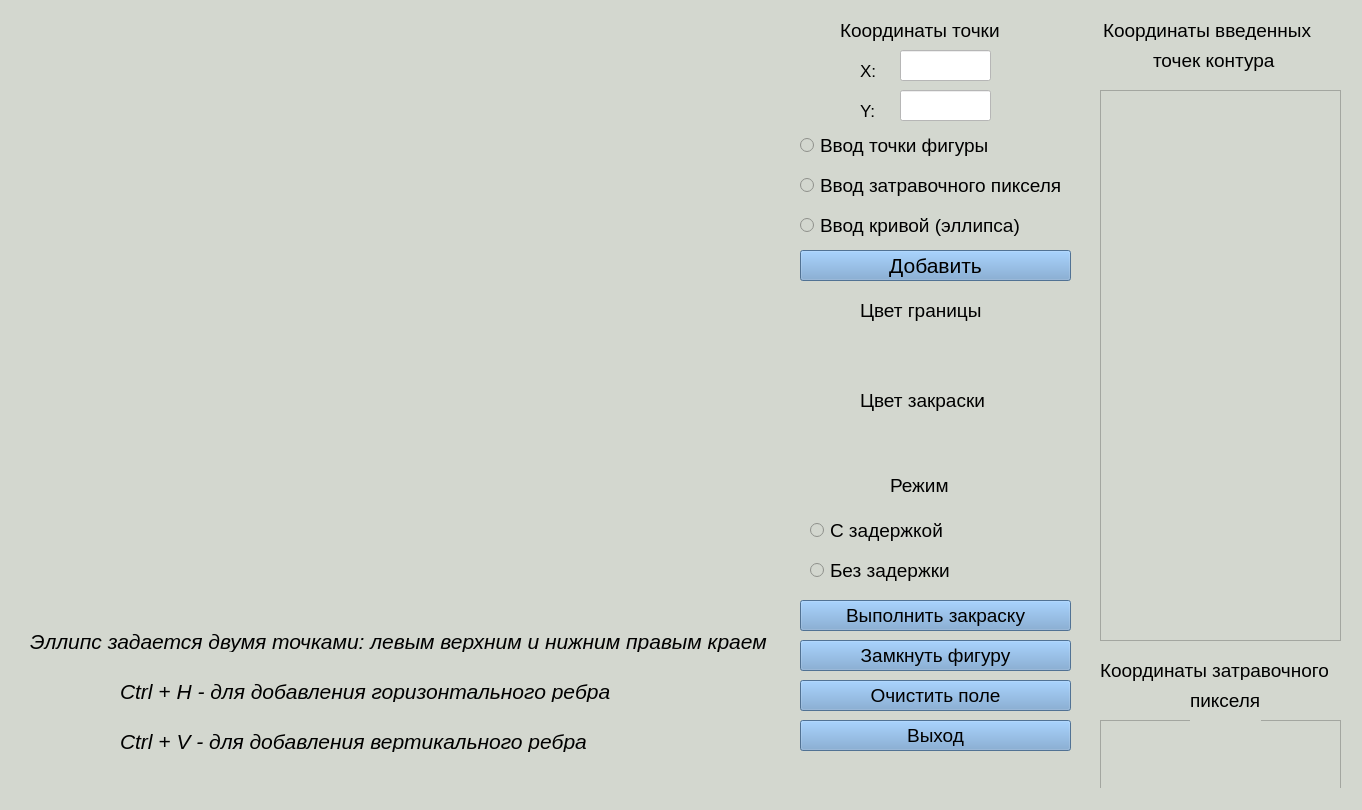
<?xml version="1.0" encoding="UTF-8"?>
<ui version="4.0">
 <class>MainWindow</class>
 <widget class="QMainWindow" name="MainWindow">
  <property name="geometry">
   <rect>
    <x>0</x>
    <y>0</y>
    <width>1362</width>
    <height>810</height>
   </rect>
  </property>
  <property name="font">
   <font>
    <family>Suruma</family>
    <weight>50</weight>
    <bold>false</bold>
   </font>
  </property>
  <property name="windowTitle">
   <string>MainWindow</string>
  </property>
  <property name="styleSheet">
   <string notr="true">background-color: rgb(211, 215, 207);</string>
  </property>
  <widget class="QWidget" name="centralwidget">
   <widget class="QLabel" name="label">
    <property name="geometry">
     <rect>
      <x>890</x>
      <y>470</y>
      <width>91</width>
      <height>31</height>
     </rect>
    </property>
    <property name="font">
     <font>
      <family>Ubuntu</family>
      <pointsize>14</pointsize>
     </font>
    </property>
    <property name="styleSheet">
     <string notr="true">color: rgb(0, 0, 0);</string>
    </property>
    <property name="text">
     <string>Режим</string>
    </property>
   </widget>
   <widget class="QRadioButton" name="with_delay">
    <property name="geometry">
     <rect>
      <x>810</x>
      <y>520</y>
      <width>181</width>
      <height>21</height>
     </rect>
    </property>
    <property name="font">
     <font>
      <family>Ubuntu</family>
      <pointsize>14</pointsize>
     </font>
    </property>
    <property name="styleSheet">
     <string notr="true">color: rgb(0, 0, 0);</string>
    </property>
    <property name="text">
     <string>С задержкой</string>
    </property>
   </widget>
   <widget class="QRadioButton" name="no_delay">
    <property name="geometry">
     <rect>
      <x>810</x>
      <y>560</y>
      <width>181</width>
      <height>21</height>
     </rect>
    </property>
    <property name="font">
     <font>
      <family>Ubuntu</family>
      <pointsize>14</pointsize>
     </font>
    </property>
    <property name="styleSheet">
     <string notr="true">color: rgb(0, 0, 0);</string>
    </property>
    <property name="text">
     <string>Без задержки</string>
    </property>
   </widget>
   <widget class="QLabel" name="label_2">
    <property name="geometry">
     <rect>
      <x>840</x>
      <y>10</y>
      <width>191</width>
      <height>41</height>
     </rect>
    </property>
    <property name="font">
     <font>
      <pointsize>14</pointsize>
     </font>
    </property>
    <property name="styleSheet">
     <string notr="true">color: rgb(0, 0, 0);</string>
    </property>
    <property name="text">
     <string>Координаты точки</string>
    </property>
   </widget>
   <widget class="QLineEdit" name="x">
    <property name="geometry">
     <rect>
      <x>900</x>
      <y>50</y>
      <width>91</width>
      <height>31</height>
     </rect>
    </property>
    <property name="font">
     <font>
      <pointsize>16</pointsize>
     </font>
    </property>
    <property name="styleSheet">
     <string notr="true">color: rgb(0, 0, 0);
background-color: rgb(255, 255, 255);</string>
    </property>
   </widget>
   <widget class="QLineEdit" name="y">
    <property name="geometry">
     <rect>
      <x>900</x>
      <y>90</y>
      <width>91</width>
      <height>31</height>
     </rect>
    </property>
    <property name="font">
     <font>
      <pointsize>16</pointsize>
     </font>
    </property>
    <property name="styleSheet">
     <string notr="true">background-color: rgb(255, 255, 255);
color: rgb(0, 0, 0);</string>
    </property>
   </widget>
   <widget class="QLabel" name="label_3">
    <property name="geometry">
     <rect>
      <x>860</x>
      <y>50</y>
      <width>31</width>
      <height>41</height>
     </rect>
    </property>
    <property name="font">
     <font>
      <pointsize>13</pointsize>
     </font>
    </property>
    <property name="styleSheet">
     <string notr="true">color: rgb(0, 0, 0);</string>
    </property>
    <property name="text">
     <string>X:</string>
    </property>
   </widget>
   <widget class="QLabel" name="label_4">
    <property name="geometry">
     <rect>
      <x>860</x>
      <y>90</y>
      <width>21</width>
      <height>41</height>
     </rect>
    </property>
    <property name="font">
     <font>
      <pointsize>13</pointsize>
     </font>
    </property>
    <property name="styleSheet">
     <string notr="true">color: rgb(0, 0, 0);</string>
    </property>
    <property name="text">
     <string>Y:</string>
    </property>
   </widget>
   <widget class="QPushButton" name="add">
    <property name="geometry">
     <rect>
      <x>800</x>
      <y>250</y>
      <width>271</width>
      <height>31</height>
     </rect>
    </property>
    <property name="font">
     <font>
      <pointsize>16</pointsize>
     </font>
    </property>
    <property name="styleSheet">
     <string notr="true">color: rgb(0, 0, 0);
background-color: rgb(114, 159, 207);</string>
    </property>
    <property name="text">
     <string>Добавить</string>
    </property>
   </widget>
   <widget class="QLabel" name="label_5">
    <property name="geometry">
     <rect>
      <x>860</x>
      <y>290</y>
      <width>161</width>
      <height>41</height>
     </rect>
    </property>
    <property name="font">
     <font>
      <pointsize>14</pointsize>
     </font>
    </property>
    <property name="styleSheet">
     <string notr="true">color: rgb(0, 0, 0);</string>
    </property>
    <property name="text">
     <string>Цвет границы</string>
    </property>
   </widget>
   <widget class="QPushButton" name="fill">
    <property name="geometry">
     <rect>
      <x>800</x>
      <y>600</y>
      <width>271</width>
      <height>31</height>
     </rect>
    </property>
    <property name="font">
     <font>
      <pointsize>14</pointsize>
     </font>
    </property>
    <property name="styleSheet">
     <string notr="true">color: rgb(0, 0, 0);
background-color: rgb(114, 159, 207);</string>
    </property>
    <property name="text">
     <string>Выполнить закраску</string>
    </property>
   </widget>
   <widget class="QPushButton" name="clear">
    <property name="geometry">
     <rect>
      <x>800</x>
      <y>680</y>
      <width>271</width>
      <height>31</height>
     </rect>
    </property>
    <property name="font">
     <font>
      <pointsize>14</pointsize>
     </font>
    </property>
    <property name="styleSheet">
     <string notr="true">color: rgb(0, 0, 0);
background-color: rgb(114, 159, 207);</string>
    </property>
    <property name="text">
     <string>Очистить поле</string>
    </property>
   </widget>
   <widget class="QPushButton" name="exit">
    <property name="geometry">
     <rect>
      <x>800</x>
      <y>720</y>
      <width>271</width>
      <height>31</height>
     </rect>
    </property>
    <property name="font">
     <font>
      <pointsize>14</pointsize>
     </font>
    </property>
    <property name="styleSheet">
     <string notr="true">color: rgb(0, 0, 0);
background-color: rgb(114, 159, 207);</string>
    </property>
    <property name="text">
     <string>Выход</string>
    </property>
   </widget>
   <widget class="QPushButton" name="end">
    <property name="geometry">
     <rect>
      <x>800</x>
      <y>640</y>
      <width>271</width>
      <height>31</height>
     </rect>
    </property>
    <property name="font">
     <font>
      <pointsize>14</pointsize>
     </font>
    </property>
    <property name="styleSheet">
     <string notr="true">color: rgb(0, 0, 0);
background-color: rgb(114, 159, 207);</string>
    </property>
    <property name="text">
     <string>Замкнуть фигуру</string>
    </property>
   </widget>
   <widget class="QLabel" name="label_6">
    <property name="geometry">
     <rect>
      <x>120</x>
      <y>730</y>
      <width>661</width>
      <height>22</height>
     </rect>
    </property>
    <property name="font">
     <font>
      <pointsize>16</pointsize>
      <italic>true</italic>
     </font>
    </property>
    <property name="styleSheet">
     <string notr="true">color: rgb(0, 0, 0);</string>
    </property>
    <property name="text">
     <string>Ctrl + V - для добавления вертикального ребра</string>
    </property>
   </widget>
   <widget class="QLabel" name="label_7">
    <property name="geometry">
     <rect>
      <x>120</x>
      <y>680</y>
      <width>661</width>
      <height>22</height>
     </rect>
    </property>
    <property name="font">
     <font>
      <pointsize>16</pointsize>
      <italic>true</italic>
     </font>
    </property>
    <property name="styleSheet">
     <string notr="true">color: rgb(0, 0, 0);</string>
    </property>
    <property name="text">
     <string>Ctrl + H - для добавления горизонтального ребра</string>
    </property>
   </widget>
   <widget class="QLabel" name="label_8">
    <property name="geometry">
     <rect>
      <x>1103</x>
      <y>10</y>
      <width>261</width>
      <height>41</height>
     </rect>
    </property>
    <property name="font">
     <font>
      <pointsize>14</pointsize>
     </font>
    </property>
    <property name="styleSheet">
     <string notr="true">color: rgb(0, 0, 0);</string>
    </property>
    <property name="text">
     <string>Координаты введенных</string>
    </property>
   </widget>
   <widget class="QLabel" name="label_9">
    <property name="geometry">
     <rect>
      <x>1153</x>
      <y>40</y>
      <width>131</width>
      <height>41</height>
     </rect>
    </property>
    <property name="font">
     <font>
      <pointsize>14</pointsize>
     </font>
    </property>
    <property name="styleSheet">
     <string notr="true">color: rgb(0, 0, 0);</string>
    </property>
    <property name="text">
     <string>точек контура</string>
    </property>
   </widget>
   <widget class="QTableWidget" name="table">
    <property name="geometry">
     <rect>
      <x>1100</x>
      <y>90</y>
      <width>241</width>
      <height>551</height>
     </rect>
    </property>
    <property name="font">
     <font>
      <pointsize>14</pointsize>
      <weight>50</weight>
      <italic>true</italic>
      <bold>false</bold>
     </font>
    </property>
    <property name="styleSheet">
     <string notr="true">color: rgb(0, 0, 0);</string>
    </property>
   </widget>
   <widget class="QLabel" name="label_10">
    <property name="geometry">
     <rect>
      <x>860</x>
      <y>380</y>
      <width>161</width>
      <height>41</height>
     </rect>
    </property>
    <property name="font">
     <font>
      <pointsize>14</pointsize>
     </font>
    </property>
    <property name="styleSheet">
     <string notr="true">color: rgb(0, 0, 0);</string>
    </property>
    <property name="text">
     <string>Цвет закраски</string>
    </property>
   </widget>
   <widget class="QRadioButton" name="pixel">
    <property name="geometry">
     <rect>
      <x>800</x>
      <y>170</y>
      <width>291</width>
      <height>31</height>
     </rect>
    </property>
    <property name="font">
     <font>
      <family>Ubuntu</family>
      <pointsize>14</pointsize>
     </font>
    </property>
    <property name="styleSheet">
     <string notr="true">color: rgb(0, 0, 0);</string>
    </property>
    <property name="text">
     <string>Ввод затравочного пикселя</string>
    </property>
   </widget>
   <widget class="QRadioButton" name="dot">
    <property name="geometry">
     <rect>
      <x>800</x>
      <y>130</y>
      <width>231</width>
      <height>31</height>
     </rect>
    </property>
    <property name="font">
     <font>
      <family>Ubuntu</family>
      <pointsize>14</pointsize>
     </font>
    </property>
    <property name="styleSheet">
     <string notr="true">color: rgb(0, 0, 0);</string>
    </property>
    <property name="text">
     <string>Ввод точки фигуры</string>
    </property>
   </widget>
   <widget class="QRadioButton" name="ellipse">
    <property name="geometry">
     <rect>
      <x>800</x>
      <y>210</y>
      <width>291</width>
      <height>31</height>
     </rect>
    </property>
    <property name="font">
     <font>
      <family>Ubuntu</family>
      <pointsize>14</pointsize>
     </font>
    </property>
    <property name="styleSheet">
     <string notr="true">color: rgb(0, 0, 0);</string>
    </property>
    <property name="text">
     <string>Ввод кривой (эллипса)</string>
    </property>
   </widget>
   <widget class="QLabel" name="label_11">
    <property name="geometry">
     <rect>
      <x>30</x>
      <y>630</y>
      <width>751</width>
      <height>22</height>
     </rect>
    </property>
    <property name="font">
     <font>
      <pointsize>16</pointsize>
      <italic>true</italic>
     </font>
    </property>
    <property name="styleSheet">
     <string notr="true">color: rgb(0, 0, 0);</string>
    </property>
    <property name="text">
     <string>Эллипс задается двумя точками: левым верхним и нижним правым краем</string>
    </property>
   </widget>
   <widget class="QTableWidget" name="table_pixel">
    <property name="geometry">
     <rect>
      <x>1100</x>
      <y>720</y>
      <width>241</width>
      <height>80</height>
     </rect>
    </property>
    <property name="font">
     <font>
      <pointsize>14</pointsize>
      <weight>50</weight>
      <italic>true</italic>
      <bold>false</bold>
     </font>
    </property>
    <property name="styleSheet">
     <string notr="true">color: rgb(0, 0, 0);</string>
    </property>
   </widget>
   <widget class="QLabel" name="label_12">
    <property name="geometry">
     <rect>
      <x>1100</x>
      <y>650</y>
      <width>261</width>
      <height>41</height>
     </rect>
    </property>
    <property name="font">
     <font>
      <pointsize>14</pointsize>
     </font>
    </property>
    <property name="styleSheet">
     <string notr="true">color: rgb(0, 0, 0);</string>
    </property>
    <property name="text">
     <string>Координаты затравочного</string>
    </property>
   </widget>
   <widget class="QLabel" name="label_13">
    <property name="geometry">
     <rect>
      <x>1190</x>
      <y>680</y>
      <width>71</width>
      <height>41</height>
     </rect>
    </property>
    <property name="font">
     <font>
      <pointsize>14</pointsize>
     </font>
    </property>
    <property name="styleSheet">
     <string notr="true">color: rgb(0, 0, 0);</string>
    </property>
    <property name="text">
     <string>пикселя</string>
    </property>
   </widget>
  </widget>
  <widget class="QMenuBar" name="menubar">
   <property name="geometry">
    <rect>
     <x>0</x>
     <y>0</y>
     <width>1362</width>
     <height>32</height>
    </rect>
   </property>
  </widget>
  <widget class="QStatusBar" name="statusbar"/>
 </widget>
 <resources/>
 <connections/>
</ui>
